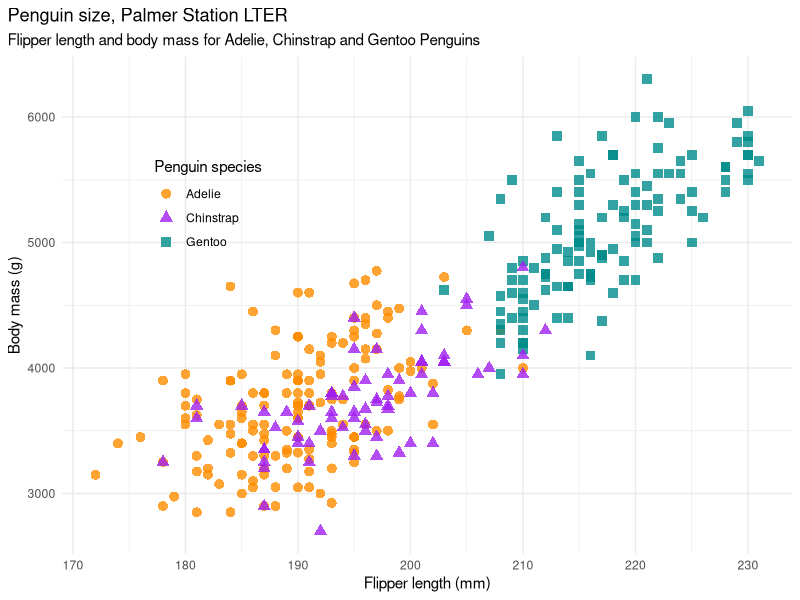

This chart was generated by the following R code:
## ---- chunk 1
knitr::opts_chunk$set(echo = TRUE)
## ---- chunk 2
library(palmerpenguins)
library(ggplot2)
ggplot2::theme_set(ggplot2::theme_minimal())

## ---- chunk 3
mass_flipper <- ggplot(data = penguins, 
                       aes(x = flipper_length_mm,
                           y = body_mass_g)) +
  geom_point(aes(color = species, 
                 shape = species),
             size = 3,
             alpha = 0.8) +
  scale_color_manual(values = c("darkorange","purple","cyan4")) +
  labs(title = "Penguin size, Palmer Station LTER",
       subtitle = "Flipper length and body mass for Adelie, Chinstrap and Gentoo Penguins",
       x = "Flipper length (mm)",
       y = "Body mass (g)",
       color = "Penguin species",
       shape = "Penguin species") +
  theme(legend.position = c(0.2, 0.7),
        plot.title.position = "plot",
        plot.caption = element_text(hjust = 0, face= "italic"),
        plot.caption.position = "plot")

mass_flipper
